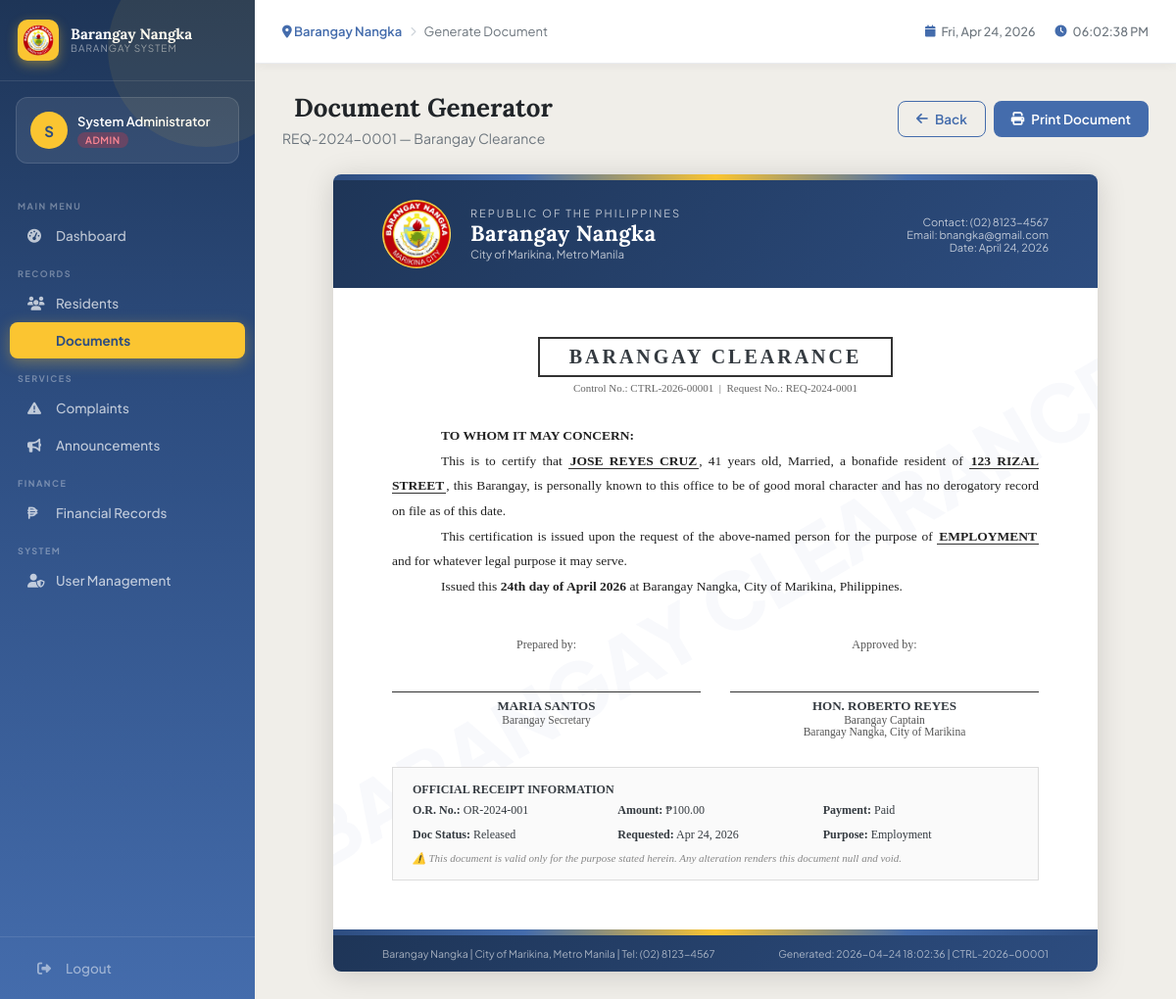
Page /modules/documents/generate.php?id=1 (signed in) on the committed database.
### tables this page shows
CREATE TABLE document_requests (
    id INT AUTO_INCREMENT PRIMARY KEY,
    request_no VARCHAR(20) UNIQUE NOT NULL,
    resident_id INT NOT NULL,
    document_type ENUM('Barangay Clearance','Certificate of Residency','Indigency Certificate','Business Clearance','Certificate of Good Moral Character') NOT NULL,
    purpose TEXT,
    status ENUM('Pending','Processing','For Approval','Approved','Released','Rejected') DEFAULT 'Pending',
    amount DECIMAL(10,2) DEFAULT 0,
    payment_status ENUM('Unpaid','Paid') DEFAULT 'Unpaid',
    or_number VARCHAR(50),
    requested_by INT,
    approved_by INT NULL,
    released_by INT NULL,
    notes TEXT,
    requested_at TIMESTAMP DEFAULT CURRENT_TIMESTAMP,
    approved_at DATETIME NULL,
    released_at DATETIME NULL,
    FOREIGN KEY (resident_id) REFERENCES residents(id),
    FOREIGN KEY (requested_by) REFERENCES users(id)
);

CREATE TABLE residents (
    id INT AUTO_INCREMENT PRIMARY KEY,
    resident_id VARCHAR(20) UNIQUE NOT NULL,
    household_id INT,
    last_name VARCHAR(50) NOT NULL,
    first_name VARCHAR(50) NOT NULL,
    middle_name VARCHAR(50),
    suffix VARCHAR(10),
    birthdate DATE NOT NULL,
    birthplace VARCHAR(100),
    gender ENUM('Male','Female') NOT NULL,
    civil_status ENUM('Single','Married','Widowed','Separated','Annulled') DEFAULT 'Single',
    nationality VARCHAR(50) DEFAULT 'Filipino',
    religion VARCHAR(50),
    occupation VARCHAR(100),
    monthly_income DECIMAL(10,2) DEFAULT 0,
    educational_attainment VARCHAR(100),
    voter_status TINYINT(1) DEFAULT 0,
    senior_citizen TINYINT(1) DEFAULT 0,
    pwd TINYINT(1) DEFAULT 0,
    solo_parent TINYINT(1) DEFAULT 0,
    email VARCHAR(100),
    contact_no VARCHAR(20),
    is_active TINYINT(1) DEFAULT 1,
    created_at TIMESTAMP DEFAULT CURRENT_TIMESTAMP,
    FOREIGN KEY (household_id) REFERENCES households(id)
);

CREATE TABLE households (
    id INT AUTO_INCREMENT PRIMARY KEY,
    household_no VARCHAR(20) UNIQUE NOT NULL,
    address TEXT NOT NULL,
    purok VARCHAR(50),
    household_head VARCHAR(100),
    contact_no VARCHAR(20),
    created_at TIMESTAMP DEFAULT CURRENT_TIMESTAMP
);

### includes/config.php (called while the page is built, shortened)
<?php
function getAge($birthdate) {
    return date_diff(date_create($birthdate), date_create('today'))->y;
}
?>

### modules/documents/generate.php (the view, shortened to what this page needs)
<?php
require_once '../../includes/config.php';
$id = (int)($_GET['id'] ?? 0);
$stmt = $pdo->prepare("SELECT dr.*, r.*, CONCAT(r.first_name,' ',r.middle_name,' ',r.last_name) as full_name, r.birthdate, h.address, h.purok FROM document_requests dr JOIN residents r ON dr.resident_id=r.id LEFT JOIN households h ON r.household_id=h.id WHERE dr.id=?");
$stmt->execute([$id]);
$doc = $stmt->fetch();
$age = getAge($doc['birthdate']);
$doc_date = date('F d, Y');
$control_no = 'CTRL-' . date('Y') . '-' . str_pad($id, 5, '0', STR_PAD_LEFT);
include '../../includes/header.php';
?>
<div class="page-header flex-between no-print">
    <div>
        <h1><i class="fas fa-file-certificate"></i> Document Generator</h1>
        <p><?= $doc['request_no'] ?> — <?= $doc['document_type'] ?></p>
    </div>
    <div class="btn-group">
        <a href="index.php" class="btn btn-outline no-print"><i class="fas fa-arrow-left"></i> Back</a>
        <button onclick="window.print()" class="btn btn-primary no-print"><i class="fas fa-print"></i> Print Document</button>
    </div>
</div>
<div class="doc-preview" id="printDoc">
    <div class="doc-gold-bar"></div>
    <div class="doc-header-strip">
<div class="header-seal"><img src="../../assets/img/logo.png" alt="Barangay Logo"></div>
        <div class="header-text">
            <div class="republic">REPUBLIC OF THE PHILIPPINES</div>
            <div class="brgy-name">Barangay Nangka</div>
            <div class="brgy-addr">City of Marikina, Metro Manila</div>
        </div>
        <div class="header-right">
            <div>Contact: (02) 8123-4567</div>
            <div>Email: bnangka@gmail.com</div>
            <div>Date: <?= $doc_date ?></div>
        </div>
    </div>
    <div class="doc-watermark">
        <div class="doc-inner">
            <div class="doc-title-area">
                <div class="cert-title"><?= $doc['document_type'] ?></div>
                <div class="ctrl">Control No.: <?= $control_no ?> &nbsp;|&nbsp; Request No.: <?= $doc['request_no'] ?></div>
            </div>
            <div class="doc-body-text">
                <p style="text-indent:50px;">
                    <strong>TO WHOM IT MAY CONCERN:</strong>
                </p>
                <?php if ($doc['document_type'] === 'Barangay Clearance'): ?>
                <p style="text-indent:50px;">
                    This is to certify that <span class="highlight"><?= strtoupper($doc['full_name']) ?></span>,
                    <?= $age ?> years old, <?= $doc['civil_status'] ?>, a bonafide resident of
                    <span class="highlight"><?= htmlspecialchars($doc['address'] ?? 'Barangay Nangka') ?></span>,
                    this Barangay, is personally known to this office to be of good moral character and has no
                    derogatory record on file as of this date.
                </p>
                <p style="text-indent:50px;">
                    This certification is issued upon the request of the above-named person for the purpose of
                    <span class="highlight"><?= strtoupper($doc['purpose']) ?></span> and for whatever legal
                    purpose it may serve.
                </p>
                <?php endif; ?>
                <p style="text-indent:50px;">
                    Issued this <strong><?= date('jS') ?> day of <?= date('F Y') ?></strong> at Barangay Nangka,
                    City of Marikina, Philippines.
                </p>
            </div>
            <div class="doc-sig-area">
                <div class="sig-box">
                    <div style="font-size:12px;color:#555;">Prepared by:</div>
                    <div class="sig-name">Maria Santos</div>
                    <div class="sig-title">Barangay Secretary</div>
                </div>
                <div class="sig-box">
                    <div style="font-size:12px;color:#555;">Approved by:</div>
                    <div class="sig-name">Hon. Roberto Reyes</div>
                    <div class="sig-title">Barangay Captain</div>
                    <div class="sig-title">Barangay Nangka, City of Marikina</div>
                </div>
            </div>
            <div class="doc-notarize">
                <div style="font-weight:bold;margin-bottom:6px;font-size:12px;">OFFICIAL RECEIPT INFORMATION</div>
                <div style="display:grid;grid-template-columns:1fr 1fr 1fr;gap:10px;font-size:12px;">
                    <div><strong>O.R. No.:</strong> <?= $doc['or_number'] ?: 'PENDING' ?></div>
                    <div><strong>Amount:</strong> ₱<?= number_format($doc['amount'], 2) ?></div>
                    <div><strong>Payment:</strong> <?= $doc['payment_status'] ?></div>
                    <div><strong>Doc Status:</strong> <?= $doc['status'] ?></div>
                    <div><strong>Requested:</strong> <?= date('M d, Y', strtotime($doc['requested_at'])) ?></div>
                    <div><strong>Purpose:</strong> <?= $doc['purpose'] ?></div>
                </div>
                <div style="margin-top:10px;font-size:11px;color:#888;font-style:italic;">
                    ⚠️ This document is valid only for the purpose stated herein. Any alteration renders this document null and void.
                </div>
            </div>
        </div>
    </div>
    <div class="doc-gold-bar"></div>
    <div class="doc-footer-strip">
        <span>Barangay Nangka | City of Marikina, Metro Manila | Tel: (02) 8123-4567</span>
        <span>Generated: <?= date('Y-m-d H:i:s') ?> | <?= $control_no ?></span>
    </div>
</div>
<?php include '../../includes/footer.php'; ?>

### assets/css/main.css (style rules this page uses)
:root { --blue: #446CAC; --blue-dark: #2d4d80; --blue-light: #6b90c9; --blue-faint: #e8eef7; --gold: #FBC531; --gold-dark: #d4a520; --gold-light: #fdd366; --cloud: #F0EEE9; --cloud-dark: #e0ddd5; --white: #ffffff; --gray-100: #f8f9fa; --gray-200: #e9ecef; --gray-300: #dee2e6; --gray-400: #ced4da; --gray-500: #adb5bd; --gray-600: #6c757d; --gray-700: #495057; --gray-800: #343a40; --gray-900: #212529; --success: #28a745; --danger: #dc3545; --warning: #ffc107; --info: #17a2b8; --sidebar-width: 260px; --topbar-height: 65px; --radius: 12px; --radius-sm: 8px; --shadow: 0 2px 20px rgba(0,0,0,0.08); --shadow-md: 0 4px 30px rgba(0,0,0,0.12); --transition: all 0.25s cubic-bezier(0.4,0,0.2,1); }
* { margin: 0; padding: 0; box-sizing: border-box; }
html { font-size: 15px; }
body { font-family: 'Plus Jakarta Sans', sans-serif; background: var(--cloud); color: var(--gray-800); display: flex; min-height: 100vh; overflow-x: hidden; }
.page-header { margin-bottom: 28px; }
.page-header h1 { font-family: 'Lora', serif; font-size: 26px; font-weight: 700; color: var(--gray-900); display: flex; align-items: center; gap: 12px; }
.page-header p { margin-top: 6px; color: var(--gray-600); font-size: 14px; }
.btn { display: inline-flex; align-items: center; gap: 7px; padding: 9px 18px; border-radius: var(--radius-sm); font-family: inherit; font-size: 13.5px; font-weight: 600; cursor: pointer; border: none; transition: var(--transition); text-decoration: none; white-space: nowrap; }
.btn-primary { background: var(--blue); color: white; }
.btn-outline { background: transparent; border: 1.5px solid var(--blue); color: var(--blue); }
.btn-group { display: flex; gap: 8px; flex-wrap: wrap; }
.flex-between { display: flex; align-items: center; justify-content: space-between; }

### rows in the picture
document_requests: request_no "REQ-2024-0001", document_type "Barangay Clearance", document_type "BARANGAY CLEARANCE", resident.birthdate "41", resident.civil_status "Married", households.address "123 RIZAL STREET", purpose "EMPLOYMENT", or_number "OR-2024-001", amount "100.00", payment_status "Paid", status "Released", requested_at "Apr 24, 2026", purpose "Employment"

### other values in the picture
substr($_SESSION['full_name'] ?? 'A', 0, 1) "S"
$_SESSION['full_name'] "System Administrator"
$_SESSION['role'] "ADMIN"
$page_title "Generate Document"
$control_no "CTRL-2026-00001"
$doc['full_name'] "JOSE REYES CRUZ"
